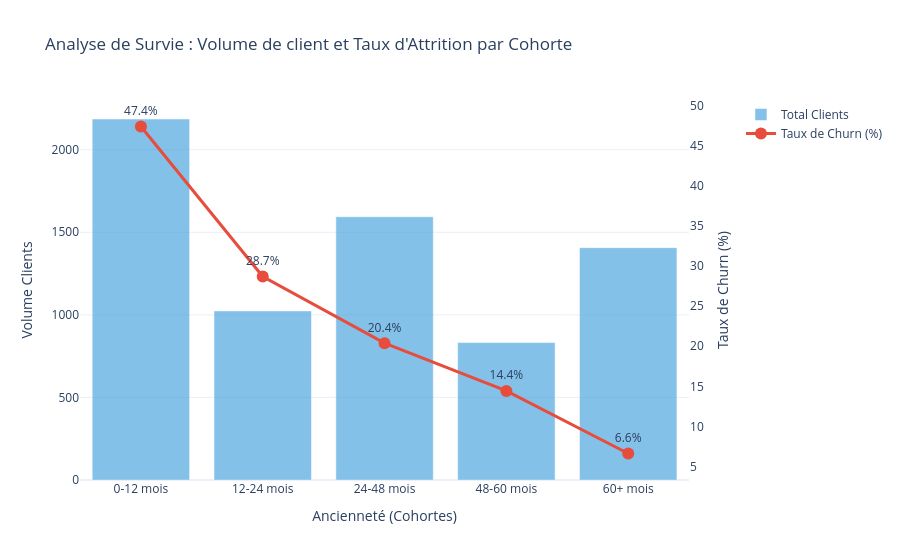

Here is the notebook cell this chart was saved with:
### Markdown cell above
## Q2. Analyse de Survie & Cohortes d'ancienneté

**Objectif :** Comprendre à quel moment du cycle de vie client l'attrition est la plus forte, en segmentant l'ancienneté (`tenure`) par tranches annuelles. Cela permettra d'optimiser le timing de nos actions de rétention.

### Code cell
df_clean = create_tenure_cohorts(df_clean)

cohort_data = df_clean.groupby('tenure_group', observed=False).agg(
    Total_Clients=('Churn', 'count'),
    Churners=('Churn', lambda x: (x == 'Yes').sum())
).reset_index()

cohort_data['Churn_Rate (%)'] = (cohort_data['Churners'] / cohort_data['Total_Clients']) * 100

fig_cohort = make_subplots(specs=[[{"secondary_y": True}]])

fig_cohort.add_trace(
    go.Bar(
        x=cohort_data['tenure_group'], 
        y=cohort_data['Total_Clients'], 
        name="Total Clients", 
        marker_color='#3498db', 
        opacity=0.6
    ),
    secondary_y=False,
)

fig_cohort.add_trace(
    go.Scatter(
        x=cohort_data['tenure_group'], 
        y=cohort_data['Churn_Rate (%)'], 
        name="Taux de Churn (%)", 
        mode='lines+markers+text',
        text=cohort_data['Churn_Rate (%)'].apply(lambda x: f'{x:.1f}%'),
        textposition="top center",
        marker=dict(color='#e74c3c', size=12),
        line=dict(width=3)
    ),
    secondary_y=True,
)

fig_cohort.update_layout(
    title="Analyse de Survie : Volume de client et Taux d'Attrition par Cohorte",
    xaxis_title="Ancienneté (Cohortes)",
    hovermode="x unified"
)
# Cacher les grilles de l'axe Y secondaire pour la propreté du graphique
fig_cohort.update_yaxes(title_text="Volume Clients", secondary_y=False)
fig_cohort.update_yaxes(title_text="Taux de Churn (%)", showgrid=False, secondary_y=True)

fig_cohort.show()

### Figure 1 — Plotly figure (JSON) as saved in the notebook; plotly's stock layout.template omitted (floating-point values rounded to 4 significant figures)
{"data": [{"marker": {"color": "#3498db"}, "name": "Total Clients", "opacity": 0.6, "type": "bar", "x": ["0-12 mois", "12-24 mois", "24-48 mois", "48-60 mois", "60+ mois"], "xaxis": "x", "y": [2186, 1024, 1594, 832, 1407], "yaxis": "y"}, {"line": {"width": 3}, "marker": {"color": "#e74c3c", "size": 12}, "mode": "lines+markers+text", "name": "Taux de Churn (%)", "text": ["47.4%", "28.7%", "20.4%", "14.4%", "6.6%"], "textposition": "top center", "type": "scatter", "x": ["0-12 mois", "12-24 mois", "24-48 mois", "48-60 mois", "60+ mois"], "xaxis": "x", "y": [47.44, 28.71, 20.39, 14.42, 6.61], "yaxis": "y2"}], "layout": {"hovermode": "x unified", "title": {"text": "Analyse de Survie : Volume de client et Taux d'Attrition par Cohorte"}, "xaxis": {"anchor": "y", "domain": [0, 0.94], "title": {"text": "Ancienneté (Cohortes)"}}, "yaxis": {"anchor": "x", "domain": [0, 1], "title": {"text": "Volume Clients"}}, "yaxis2": {"anchor": "x", "overlaying": "y", "showgrid": false, "side": "right", "title": {"text": "Taux de Churn (%)"}}}}
